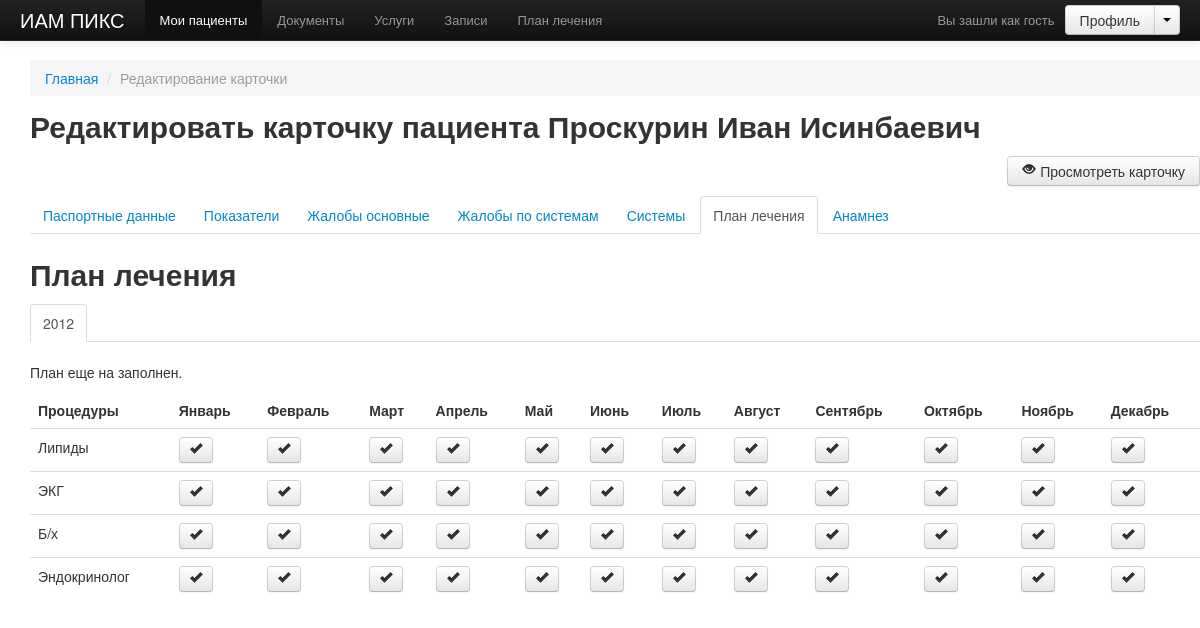
The app's page /demo/edit.php?patient_id=80&plan=true with its own data.
### tables this page shows
CREATE TABLE IF NOT EXISTS `patients` (
  `id` int(11) NOT NULL AUTO_INCREMENT,
  `first_name` varchar(300) NOT NULL,
  `last_name` varchar(120) DEFAULT NULL,
  `patronymic` varchar(120) DEFAULT NULL,
  `sex` varchar(1) DEFAULT NULL,
  `document` text,
  `address` text NOT NULL,
  `phone` varchar(50) DEFAULT NULL,
  `mobile_phone` varchar(30) DEFAULT NULL,
  `mobile_phone_second` varchar(30) DEFAULT NULL,
  `desease` text,
  `date_birth` date NOT NULL,
  PRIMARY KEY (`id`)
);

### demo/functions.php (called while the page is built, shortened)
<?php function logout()
function query($value)
{
    $sql = mysql_query($value);
    return $sql;
}
function get_patient()
{
    $sql = query("select * from patients where id = '".$_GET['patient_id']."' limit 1");
    while($records = mysql_fetch_assoc($sql))
    $new_records[] = $records;
    return $new_records;
}
function get_plan($patient_id)
{
    $q = "select * from plans where patient_id = '".$patient_id."'";
    $sql = query($q);
    if($sql) {
        return $plans;
    }
}

### demo/edit.php (the view, shortened to what this page needs)
<?php session_start(); include('includes/head.php'); ?>
<?php $patient = get_patient($patient_id); $arr = edit_patient(); ?>
<?php include('includes/header.php'); ?>
<div role="main">
<div class="span12">
<?php include($_SERVER['DOCUMENT_ROOT'] . '/demo/includes/breadcrumbs.php')?>
<?php foreach($patient as $info) {
    $url = '/demo/edit.php?patient_id=' . $info['id']; ?>
<h2>
    Редактировать карточку пациента
    <?=$info['last_name'] .' '. $info['first_name'] .' '. $info['patronymic']?>
</h2>
<div class="clearfix">
    <a style="float: right" href="show.php?patient_id=<?=$info['id']?>&main=true&type=pulse" class="btn">
        <i class="icon-eye-open"></i>
        Просмотреть карточку
    </a>
    <br> <br>
</div>
<ul class="nav nav-tabs">
    <li class="<?php if($_REQUEST['main']) echo 'active';?>">
        <a href="<?=$url?>&main=true">Паспортные данные</a>
    </li>
    <li class="<?php if($_REQUEST['parameters']) echo 'active';?>">
        <a href="<?=$url?>&parameters=true">Показатели</a>
    </li>
    <li class="<?php if($_REQUEST['main-complaints']) echo 'active';?>">
        <a href="<?=$url?>&main-complaints=true">Жалобы основные</a>
    </li>
    <li class="<?php if($_REQUEST['system-complaints']) echo 'active';?>">
        <a href="<?=$url?>&system-complaints=true">Жалобы по системам</a>
    </li>
    <li class="<?php if($_REQUEST['systems']) echo 'active';?>">
        <a href="<?=$url?>&systems=true">Системы</a>
    </li>
    <li class="<?php if($_REQUEST['plan']) echo 'active';?>">
        <a href="<?=$url?>&plan=true">План лечения</a>
    </li>
    <li class="<?php if($_REQUEST['history']) echo 'active';?>">
        <a href="<?=$url?>&history=true">Анамнез</a>
    </li>
</ul>
        <? } ?>
<?php if($_REQUEST['plan']) { ?>
<h2>План лечения</h2>
<ul class="nav nav-tabs">
    <li class="active">
        <a href="#">2012</a>
    </li>
</ul>
<div>
    <table class="table">
        <thead>
        <tr>
            <th>Процедуры</th>
            <th>Январь</th>
            <th>Февраль</th>
            <th>Март</th>
            <th>Апрель</th>
            <th>Май</th>
            <th>Июнь</th>
            <th>Июль</th>
            <th>Август</th>
            <th>Сентябрь</th>
            <th>Октябрь</th>
            <th>Ноябрь</th>
            <th>Декабрь</th>
        </tr>
        </thead>
        <tbody>
            <?php
            $month = array('jan', 'feb', 'mar', 'apr', 'may', 'june', 'july', 'august', 'sep', 'oct', 'nov', 'dec');
            $types = array(
                array('type' => 'lipids', 'name' => 'Липиды'),
                array('type' => 'ekg', 'name' => 'ЭКГ'),
                array('type' => 'bh', 'name' => 'Б/х'),
                array('type' => 'end', 'name' => 'Эндокринолог')
            );
            $plans = get_plan($patient_id);
            $arr = array();
            if($plans) {
                foreach($plans as $n) {
                    $arr[$n['type'] . '_' . $n['month']] = $n;
                }
            } else {
                echo '<p>План еще на заполнен.</p>';
            }
            foreach($types as $key) { ?>
                <tr>
                    <td>
                        <?=$key['name']?>
                    </td>
                     <? for($i=0;$i < count($month); $i++) {
                    $plan_url = $url . '&plan=true&month=' . $month[$i] . '&type=' . $key['type']?>
                    <td>
                        <?php if(array_key_exists($key['type'] . '_' . $month[$i], $arr)): ?>
                            <a class="btn btn-small btn-success js-types" rel="tooltip" data-original-title="Удалить" href="<?=$plan_url?>"><i class="icon-ok"></i></a>
                        <? else: ?>
                            <a class="btn btn-small js-types" rel="tooltip" data-original-title="Добавить" href="<?=$plan_url?>"><i class="icon-ok"></i></a>
                        <? endif ?>
                    </td>
            <?  } echo '</tr>'; } ?>
        </tbody>
    </table>
</div>
    <? } ?>
</div>
</div>
</body>
</html>

### demo/includes/head.php (shortened to what this page needs)
<?php require_once($_SERVER['DOCUMENT_ROOT'] . '/demo/functions.php');?>
<!DOCTYPE html>
 <html class="no-js">
<head>
    <link rel="stylesheet" href="css/main.css">
    <link href="css/bootstrap.min.css" rel="stylesheet">
</head>
<body>

### demo/includes/header.php (shortened to what this page needs)
<div class="navbar navbar-inverse navbar-fixed-top">
    <div class="navbar-inner">
        <div class="container-fluid">
            <a class="brand" href="/demo/">ИАМ ПИКС</a>
            <div class="nav-collapse collapse" style="height: 0px; ">
                <ul class="nav">
                    <li class="active">
                        <a href="#">Мои пациенты</a>
                    </li>
                    <li><a href="#">Документы</a></li>
                    <li><a href="#">Услуги</a></li>
                    <li><a href="#">Записи</a></li>
                    <li><a href="/demo/plans.php">План лечения</a></li>
                </ul>
                <div class="btn-group pull-right gap-left-out_10">
                    <a class="btn" href="#">Профиль</a>
                    <a class="btn dropdown-toggle" data-toggle="dropdown">
                        <span class="caret"></span>
                    </a>
                </div>
                <p class="navbar-text pull-right">
                    Вы зашли как <span class="auth-text">гость</span>
                </p>
            </div>
        </div>
    </div>
</div>

### demo/includes/breadcrumbs.php (shortened to what this page needs)
<ul class="breadcrumb">
    <?php
    $urls = array(
        'show' => '/demo/show.php',
        'edit' => '/demo/edit.php',
        'new' => '/demo/new.php',
        'plan' => '/demo/plans.php'
    );
    $current_url = $_SERVER["REQUEST_URI"];
    $url = (explode('?', $current_url));
    ?>
    <?php if($current_url == '/demo/') { ?>
        <li class="active">Главная</li>
    <? } else { ?>
        <li> <a href='/demo/'>Главная</a> <span class='divider'>/</span></li>
    <?php } ?>
    <?php if($url[0] == $urls['edit']) { ?>
    <li class="active">
        Редактирование карточки
    </li>
    <?php } ?>
</ul>

### demo/css/main.css (style rules this page uses)
.gap-left-out_10 { margin-left: 10px; }
body .breadcrumb { margin: 20px 0 0; }

### demo/css/docs.css (style rules this page uses)
body { position: relative; padding-top: 40px; }
body > .navbar { font-size: 13px; }

### records on screen
patients: last_name "Проскурин", first_name "Иван", patronymic "Исинбаевич"

### other values on screen
$key['name'] "Липиды"
$key['name'] "ЭКГ"
$key['name'] "Б/х"
$key['name'] "Эндокринолог"
